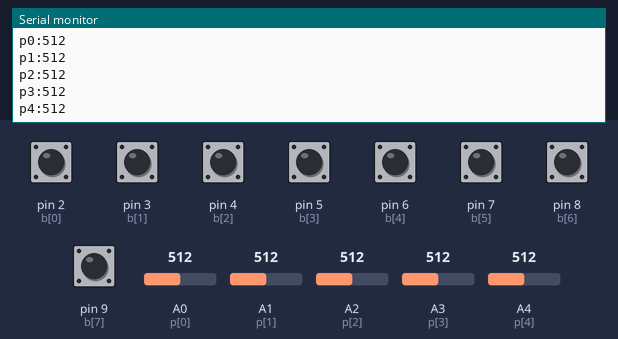
This sketch was run on a simulated Arduino Uno, built with avr-gcc and run on an emulated ATmega328P. On the bench: the last lines printed to the serial monitor. The test bench sets the inputs (shaded band); at power-on: pin 2 (b[0]), pin 3 (b[1]), pin 4 (b[2]), pin 5 (b[3]), pin 6 (b[4]), pin 7 (b[5]), pin 8 (b[6]), pin 9 (b[7]) HIGH, A0 (p[0]) = 512, A1 (p[1]) = 512, A2 (p[2]) = 512, A3 (p[3]) = 512, A4 (p[4]) = 512.

Above: at 1.2 s.
1.3 s: pin 2 (b[0]) pulled LOW for 0.15 s
At 2.5 s:
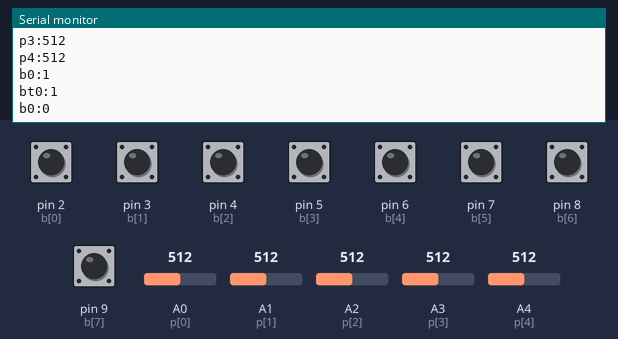
2.9 s: A0 (p[0]) set to 716
At 4.1 s:
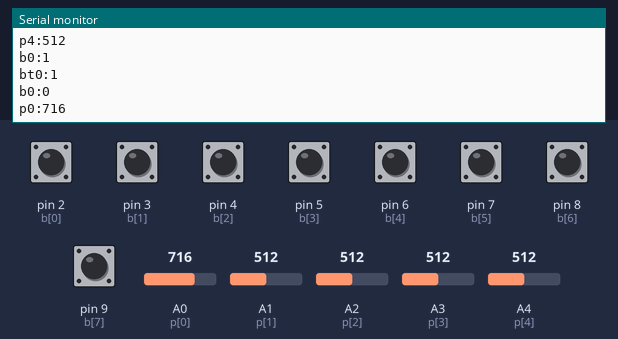
4.4 s: A1 (p[1]) set to 716
At 5.4 s:
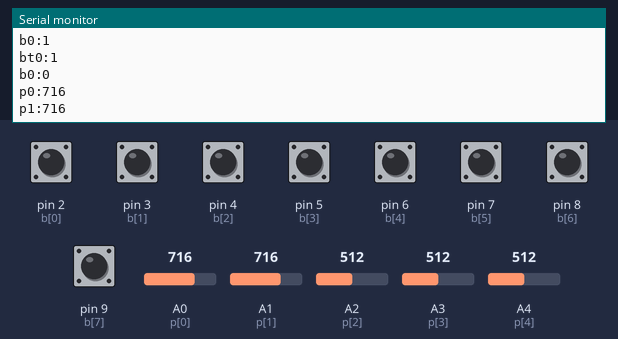
5.9 s: A2 (p[2]) set to 716
At 6.5 s:
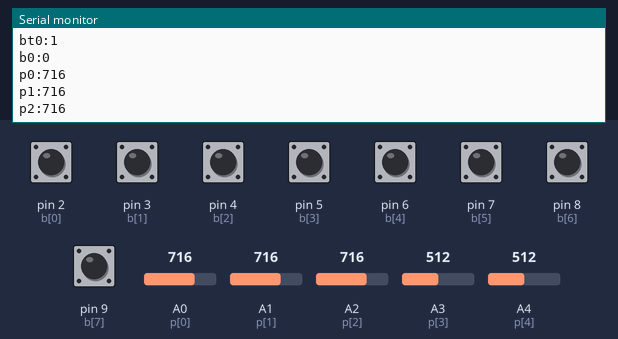
7.4 s: A3 (p[3]) set to 716
At 8.6 s:
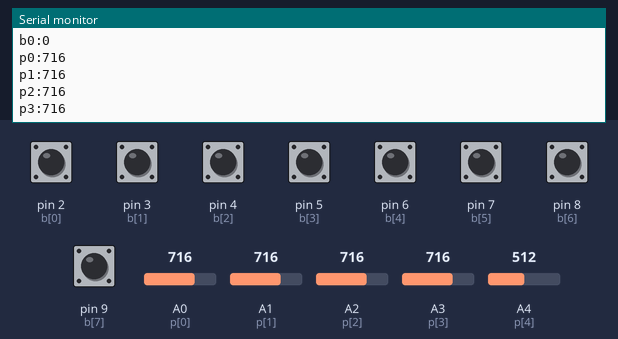
8.9 s: A4 (p[4]) set to 716
At 9.9 s:
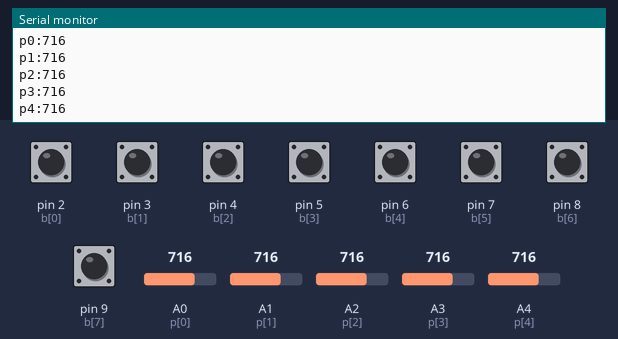
Timing chart, 0 to 11.4 s (numbered marks = the images above; inputs shaded):
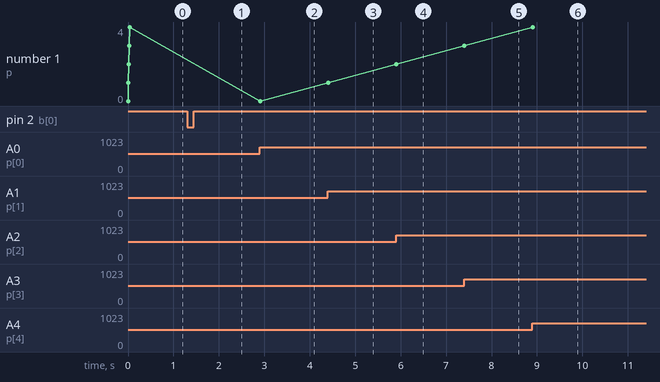

The sketch:

buttons_multipots.ino
```cpp
//VARIABLES////////////////////////////////
////Buttons
int nb = 8;
int b[] = {2, 3, 4, 5,6,7,8,9};
boolean bg[] = {true, true, true, true,true, true, true, true};
boolean btg[] = {true, true, true, true,true, true, true, true};
int btamt[] = {10, 2, 2, 2, 2, 2, 2,2};
int btv[] = {0, 0, 0, 0,0, 0, 0, 0};
////Pots
int np = 5;
int p[] = {A0,A1,A2,A3,A4};
int pv[] = {0,0,0,0,0};
int ppv[] = {0,0,0,0,0};
//SETUP///////////////////////////////////
void setup() {
  Serial.begin(9600);
  for (int i = 0; i < nb; i++) {
    pinMode(b[i], INPUT_PULLUP);
  }
}
//LOOP///////////////////////////////////
void loop() {
  ////POTS//////////////////
  for (int i = 0; i < np; i++) {
    pv[i] = analogRead(p[i]);
    if ( pv[i] > (ppv[i] + 1) || pv[i] < (ppv[i] - 1) ) { //post value only if pot changes
      Serial.print("p" + String(i) + ":");
      Serial.println(pv[i]);
    }
    ppv[i] = pv[i];
  }
  ////BUTTONS//////////////////
  for (int i = 0; i < nb; i++) {
    if (digitalRead(b[i]) == LOW) { //When Button Pressed
      //////Momentary//////
      if (bg[i]) {
        bg[i] = false;
        Serial.print("b" + String(i) + ":");
        Serial.println(1);
      }
      //////Toggle//////
      if (btg[i]) {
        btg[i] = false;
        btv[i] = (btv[i] + 1) % btamt[i];
        Serial.print("bt" + String(i) + ":");
        Serial.println(btv[i]);
      }
    }
    else { //When Button Released
      //////Momentary//////
      if (!bg[i]) {
        bg[i] = true;
        Serial.print("b" + String(i) + ":");
        Serial.println(0);
      }
      //////Toggle//////
      if (!btg[i]) {
        btg[i] = true;
      }
    }
  }
  delay(15);
}
```

Measured:
- after the input at 1.3 s, the serial monitor: prints a new line at once (image 1)
- after the input at 2.9 s, the serial monitor: prints a new line at once (image 2)
- after the input at 4.4 s, the serial monitor: prints a new line at once (image 3)
- after the input at 5.9 s, the serial monitor: prints a new line at once (image 4)
- after the input at 7.4 s, the serial monitor: prints a new line at once (image 5)
- after the input at 8.9 s, the serial monitor: prints a new line at once (image 6)
- plotted number 1: 0 → 1 after the input at 4.4 s, 1 → 2 after the input at 5.9 s, 2 → 3 after the input at 7.4 s, 3 → 4 after the input at 8.9 s
